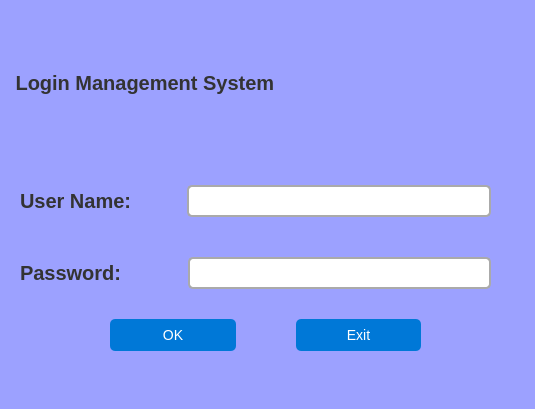
<?xml version="1.0" encoding="UTF-8"?>
<ui version="4.0">
 <class>MainWindow</class>
 <widget class="QMainWindow" name="MainWindow">
  <property name="geometry">
   <rect>
    <x>0</x>
    <y>0</y>
    <width>535</width>
    <height>409</height>
   </rect>
  </property>
  <property name="windowTitle">
   <string>MainWindow</string>
  </property>
  <property name="layoutDirection">
   <enum>Qt::LayoutDirection::LeftToRight</enum>
  </property>
  <property name="styleSheet">
   <string notr="true">background-color: rgb(156, 161, 255);
font-family: Arial, sans-serif;</string>
  </property>
  <widget class="QWidget" name="centralwidget">
   <widget class="QWidget" name="gridLayoutWidget">
    <property name="geometry">
     <rect>
      <x>0</x>
      <y>0</y>
      <width>531</width>
      <height>361</height>
     </rect>
    </property>
    <layout class="QGridLayout" name="gridLayout">
     <item row="0" column="0">
      <layout class="QVBoxLayout" name="verticalLayout">
       <property name="spacing">
        <number>20</number>
       </property>
       <property name="leftMargin">
        <number>10</number>
       </property>
       <property name="topMargin">
        <number>10</number>
       </property>
       <property name="rightMargin">
        <number>10</number>
       </property>
       <property name="bottomMargin">
        <number>10</number>
       </property>
       <item>
        <widget class="QLabel" name="nameofprogram">
         <property name="font">
          <font>
           <family>Arial</family>
           <pointsize>-1</pointsize>
           <bold>true</bold>
          </font>
         </property>
         <property name="styleSheet">
          <string notr="true">font-size: 20px;
    font-weight: bold;
    color: #333;</string>
         </property>
         <property name="text">
          <string> Login Management System</string>
         </property>
        </widget>
       </item>
       <item>
        <layout class="QHBoxLayout" name="horizontalLayout_2" stretch="0,0">
         <property name="spacing">
          <number>50</number>
         </property>
         <property name="leftMargin">
          <number>10</number>
         </property>
         <property name="topMargin">
          <number>10</number>
         </property>
         <property name="rightMargin">
          <number>30</number>
         </property>
         <property name="bottomMargin">
          <number>10</number>
         </property>
         <item>
          <widget class="QLabel" name="username">
           <property name="font">
            <font>
             <family>Arial</family>
             <pointsize>-1</pointsize>
             <bold>true</bold>
            </font>
           </property>
           <property name="styleSheet">
            <string notr="true">font-size: 20px;
    font-weight: bold;
    color: #333;</string>
           </property>
           <property name="text">
            <string>User Name: </string>
           </property>
          </widget>
         </item>
         <item>
          <widget class="QLineEdit" name="useredit">
           <property name="font">
            <font>
             <family>Arial</family>
             <pointsize>-1</pointsize>
            </font>
           </property>
           <property name="styleSheet">
            <string notr="true">QLineEdit {
	color: black;
    border: 2px solid #aaa;
    border-radius: 5px;
    padding: 5px;
    font-size: 14px;
    background-color: white;
}

QLineEdit:focus {
    border-color: #0078D7; /* Blue border on focus */
}</string>
           </property>
          </widget>
         </item>
        </layout>
       </item>
       <item>
        <layout class="QHBoxLayout" name="horizontalLayout_3">
         <property name="spacing">
          <number>50</number>
         </property>
         <property name="leftMargin">
          <number>10</number>
         </property>
         <property name="topMargin">
          <number>10</number>
         </property>
         <property name="rightMargin">
          <number>30</number>
         </property>
         <property name="bottomMargin">
          <number>10</number>
         </property>
         <item>
          <widget class="QLabel" name="password">
           <property name="font">
            <font>
             <family>Arial</family>
             <pointsize>-1</pointsize>
             <bold>true</bold>
            </font>
           </property>
           <property name="styleSheet">
            <string notr="true">font-size: 20px;
    font-weight: bold;
    color: #333;</string>
           </property>
           <property name="text">
            <string>Password:   </string>
           </property>
          </widget>
         </item>
         <item>
          <widget class="QLineEdit" name="passedit">
           <property name="font">
            <font>
             <family>Arial</family>
             <pointsize>-1</pointsize>
            </font>
           </property>
           <property name="styleSheet">
            <string notr="true">QLineEdit {
	color: black;
    border: 2px solid #aaa;
    border-radius: 5px;
    padding: 5px;
    font-size: 14px;
    background-color: white;
}

QLineEdit:focus {
    border-color: #0078D7; /* Blue border on focus */
}</string>
           </property>
          </widget>
         </item>
        </layout>
       </item>
       <item>
        <layout class="QHBoxLayout" name="horizontalLayout">
         <property name="spacing">
          <number>60</number>
         </property>
         <property name="leftMargin">
          <number>100</number>
         </property>
         <property name="rightMargin">
          <number>100</number>
         </property>
         <item>
          <widget class="QPushButton" name="okbutton">
           <property name="font">
            <font>
             <family>Arial</family>
             <pointsize>-1</pointsize>
            </font>
           </property>
           <property name="styleSheet">
            <string notr="true">QPushButton {
    background-color: #0078D7;
    color: white;
    border-radius: 5px;
    padding: 8px;
    font-size: 14px;
    border: none;
}

QPushButton:hover {
    background-color: #005a9e;
}

QPushButton:pressed {
    background-color: #003f7f;
}</string>
           </property>
           <property name="text">
            <string>OK</string>
           </property>
          </widget>
         </item>
         <item>
          <widget class="QPushButton" name="exitbutton">
           <property name="font">
            <font>
             <family>Arial</family>
             <pointsize>-1</pointsize>
            </font>
           </property>
           <property name="styleSheet">
            <string notr="true">QPushButton {
    background-color: #0078D7;
    color: white;
    border-radius: 5px;
    padding: 8px;
    font-size: 14px;
    border: none;
}

QPushButton:hover {
    background-color: #005a9e;
}

QPushButton:pressed {
    background-color: #003f7f;
}</string>
           </property>
           <property name="text">
            <string>Exit</string>
           </property>
          </widget>
         </item>
        </layout>
       </item>
      </layout>
     </item>
    </layout>
   </widget>
  </widget>
  <widget class="QMenuBar" name="menubar">
   <property name="geometry">
    <rect>
     <x>0</x>
     <y>0</y>
     <width>535</width>
     <height>22</height>
    </rect>
   </property>
  </widget>
  <widget class="QStatusBar" name="statusbar"/>
 </widget>
 <resources/>
 <connections/>
</ui>
